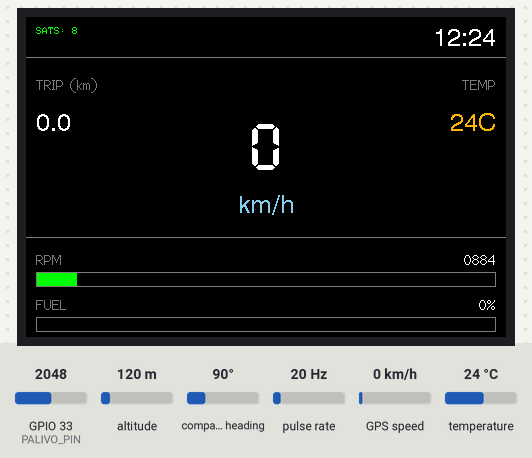
Simulated run of this program. Board: ESP32. On the bench: 480×320 colour display. Wiring (inferred from the names in the program): pulse sensor: data GPIO 25. The test bench sets the inputs (shaded band); at power-on: pulse rate 20 Hz, altitude 120 m, temperature 24 °C, GPS speed 0 km/h, GPIO 33 (PALIVO_PIN) = 2048, compass heading 90°. The GPS gets a fix after 3 s at 37.7749, -122.4194 with 8 satellites.

Above: at 3.6 s.
3.7 s: pulse rate (sensor on GPIO 25) set to 150 Hz
At 5.46 s:
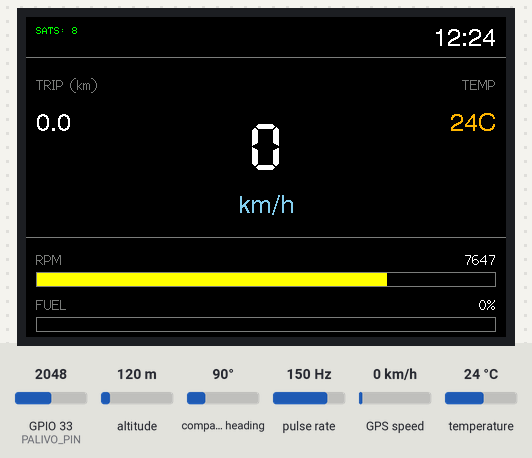
7.2 s: altitude set to 20 m
At 11.1 s:
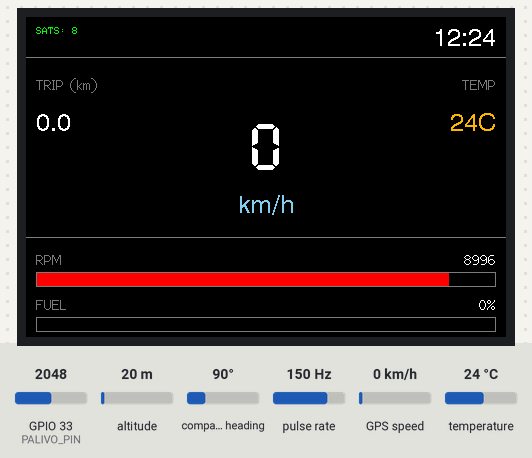
11.2 s: temperature set to 12 °C
At 12.3 s:
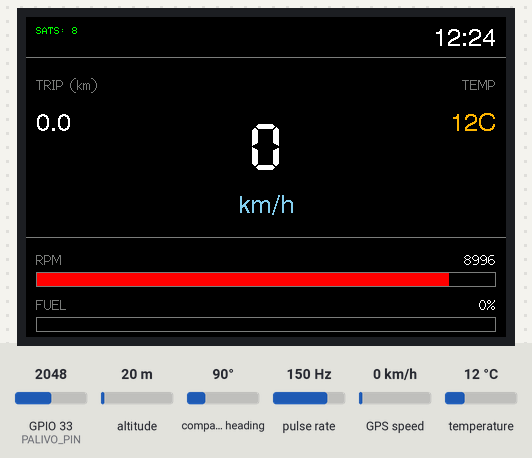
13.0 s: GPS speed set to 2 km/h
At 14.4 s:
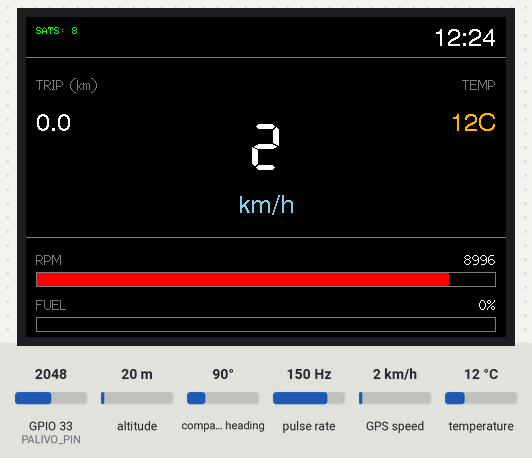
15.1 s: pulse rate (sensor on GPIO 25) set to 4 Hz
At 15.52 s:
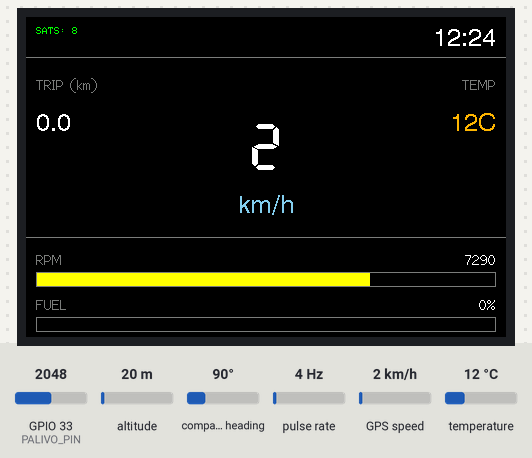
16.9 s: temperature set to 19 °C
At 17.73 s:
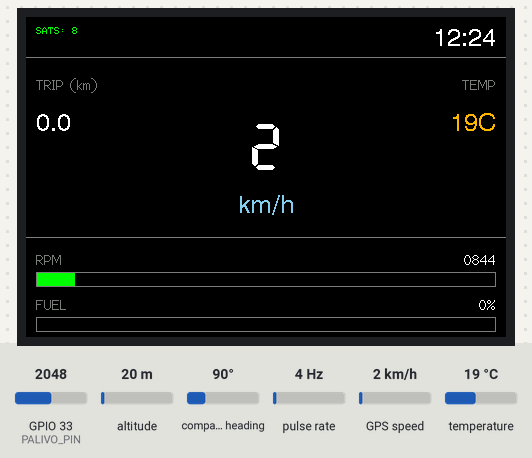

Measured:
- after the input at 11.2 s, the display: changes after 0.39 s (image 3)
- after the input at 13.0 s, the display: changes after 0.61 s (image 4)
- after the input at 15.1 s, the display: changes after 0.33 s (image 5)

The program:

main.cpp
```cpp
#include <Arduino.h>
#include <TFT_eSPI.h>
#include <TinyGPS++.h>
#include <OneWire.h>
#include <DallasTemperature.h>

// --- NASTAVENÍ PINŮ ---
#define ONE_WIRE_BUS 21 // Teplota
#define RPM_PIN 25      // Otáčkoměr
#define PALIVO_PIN 33   // Plovák nádrže

OneWire oneWire(ONE_WIRE_BUS);
DallasTemperature senzory(&oneWire);

TFT_eSPI tft = TFT_eSPI();
TinyGPSPlus gps;
HardwareSerial SerialGPS(2);

// --- PROMĚNNÉ PRO GPS A TEPLOTU ---
double tripVzdalenostKm = 0.0;
double posledniLat = 0.0;
double posledniLng = 0.0;
unsigned long posledniPrekresleni = 0;
unsigned long posledniMereniTeploty = 0;
float aktualniTeplota = 0.0;

// --- PROMĚNNÉ PRO OTÁČKOMĚR ---
volatile unsigned long casPoslednihoImpulsu = 0;
volatile unsigned long delkaImpulsuMicros = 0;
int aktualniRPM = 0;

// --- PROMĚNNÉ PRO PALIVOMĚR ---
int rawPlna = 130;
int rawPrazdna = 845;
int procentaPaliva = 0;
float vyhlazenyRawPalivo = -1.0; // Paměť pro extrémní softwarovou filtraci

// --- PAMĚŤ PRO PLYNULÉ VYKRESLOVÁNÍ (PROTI BLIKÁNÍ) ---
int staraSirkaRPM = -1;
uint16_t staraBarvaRPM = 0;
int staraSirkaFuel = -1;
uint16_t staraBarvaFuel = 0;

// --- FUNKCE PŘERUŠENÍ (RPM) ---
void IRAM_ATTR zmerOtacky() {
  unsigned long aktualniCas = micros();
  unsigned long rozdil = aktualniCas - casPoslednihoImpulsu;
  if (rozdil > 5000) {
    delkaImpulsuMicros = rozdil;
    casPoslednihoImpulsu = aktualniCas;
  }
}

// --- VYKRESLENÍ STATICKÉ GRAFIKY PRO 480x320 ---
void nakresliRozhrani() {
  tft.fillScreen(TFT_BLACK);

  // Horní dělicí čára pro stavovou lištu
  tft.drawLine(0, 40, 480, 40, TFT_DARKGREY);

  // Spodní dělicí čára pod rychlostí (prostřední panel)
  tft.drawLine(0, 220, 480, 220, TFT_DARKGREY);

  // Rámečky pro bargrafy (Vyplňovat se budou uvnitř)
  tft.drawRect(10, 255, 460, 15, TFT_DARKGREY);
  tft.drawRect(10, 300, 460, 15, TFT_DARKGREY);

  // Statické nápisy uprostřed
  tft.setTextDatum(MC_DATUM);
  tft.setTextColor(TFT_SKYBLUE, TFT_BLACK);
  tft.drawString("km/h", 240, 190, 4);

  // Statické nápisy vlevo
  tft.setTextDatum(TL_DATUM);
  tft.setTextColor(TFT_DARKGREY, TFT_BLACK);
  tft.drawString("TRIP (km)", 10, 60, 2);
  tft.drawString("RPM", 10, 235, 2);
  tft.drawString("FUEL", 10, 280, 2);

  // Statické nápisy vpravo
  tft.setTextDatum(TR_DATUM);
  tft.drawString("TEMP", 470, 60, 2);
}

void setup() {
  Serial.begin(115200);
  SerialGPS.begin(9600, SERIAL_8N1, 16, 17);

  senzory.begin();
  senzory.setWaitForConversion(false);
  senzory.requestTemperatures();

  pinMode(RPM_PIN, INPUT_PULLUP);
  attachInterrupt(digitalPinToInterrupt(RPM_PIN), zmerOtacky, FALLING);

  tft.init();
  tft.setRotation(1); // ZMĚNA ORIENTACE NA ŠÍŘKU
  tft.invertDisplay(true); // Ochrana proti bílému pozadí

  tft.fillScreen(TFT_BLACK);

  // Uvítací obrazovka
  tft.setTextColor(TFT_YELLOW, TFT_BLACK);
  tft.setTextDatum(MC_DATUM);
  tft.drawString("KEEWAY SYSTEM", 240, 160, 4);
  delay(2000);

  // Vykreslení statické "kostry" rozhraní
  nakresliRozhrani();
}

void loop() {
  while (SerialGPS.available() > 0) {
    gps.encode(SerialGPS.read());
  }

  // --- MĚŘENÍ TEPLOTY (1x za sekundu) ---
  if (millis() - posledniMereniTeploty > 1000) {
    posledniMereniTeploty = millis();
    aktualniTeplota = senzory.getTempCByIndex(0);
    senzory.requestTemperatures();
  }

  // --- PŘEKRESLENÍ DISPLEJE (5x za sekundu) ---
  if (millis() - posledniPrekresleni > 200) {
    posledniPrekresleni = millis();

    // --- VÝPOČET OTÁČEK ---
    if (micros() - casPoslednihoImpulsu > 500000) {
      aktualniRPM = 0;
    } else if (delkaImpulsuMicros > 0) {
      int vypocitaneRPM = 60000000 / delkaImpulsuMicros;
      aktualniRPM = (aktualniRPM * 0.8) + (vypocitaneRPM * 0.2);
    }

    // --- VÝPOČET PALIVA S EXTRÉMNÍ FILTRACÍ (EMA) ---
    int aktualniRaw = analogRead(PALIVO_PIN);

    // Rychlý náběh při prvním spuštění
    if (vyhlazenyRawPalivo < 0) {
      vyhlazenyRawPalivo = aktualniRaw;
    } else {
      // Magie filtru: 98 % staré hodnoty + 2 % z nového měření
      vyhlazenyRawPalivo = (vyhlazenyRawPalivo * 0.98) + (aktualniRaw * 0.02);
    }

    // Převod na procenta z vyhlazené hodnoty
    procentaPaliva = map((int)vyhlazenyRawPalivo, rawPrazdna, rawPlna, 0, 100);
    procentaPaliva = constrain(procentaPaliva, 0, 100);

    // --- VÝPOČET TRIPU ---
    if (gps.location.isUpdated() && gps.location.isValid()) {
      if (posledniLat != 0.0 && posledniLng != 0.0) {
        double vzdalenostMetry = TinyGPSPlus::distanceBetween(
          gps.location.lat(), gps.location.lng(),
          posledniLat, posledniLng
        );
        tripVzdalenostKm += (vzdalenostMetry / 1000.0);
      }
      posledniLat = gps.location.lat();
      posledniLng = gps.location.lng();
    }

    // ==========================================
    // --- KRESLENÍ DYNAMICKÝCH DAT NA DISPLEJ ---
    // ==========================================

    // 1. Hlava (Satelity a Čas)
    tft.setTextPadding(80);
    tft.setTextDatum(TL_DATUM);
    tft.setTextColor(TFT_GREEN, TFT_BLACK);
    tft.setCursor(10, 10);
    tft.printf("SATS: %d", gps.satellites.value());

    if (gps.time.isValid()) {
      tft.setTextDatum(TR_DATUM);
      tft.setTextColor(TFT_WHITE, TFT_BLACK);
      int hodina = gps.time.hour() + 2;
      if (hodina >= 24) hodina -= 24;
      char casString[10];
      sprintf(casString, "%02d:%02d", hodina, gps.time.minute());
      tft.drawString(casString, 470, 10, 4);
    }

    // 2. STŘEDOVÝ PANEL (RYCHLOST + TRIP + TEPLOTA)
    tft.setTextDatum(MC_DATUM);
    tft.setTextColor(TFT_WHITE, TFT_BLACK);
    tft.setTextPadding(150);
    tft.drawFloat(gps.speed.kmph(), 0, 240, 130, 7);

    tft.setTextDatum(TL_DATUM);
    tft.setTextColor(TFT_WHITE, TFT_BLACK);
    tft.setTextPadding(100);
    tft.drawFloat(tripVzdalenostKm, 1, 10, 95, 4);

    tft.setTextDatum(TR_DATUM);
    tft.setTextColor(TFT_ORANGE, TFT_BLACK);
    tft.setTextPadding(100);
    if (aktualniTeplota <= -100.0) {
      tft.drawString("ERR", 470, 95, 4);
    } else {
      char teplotaStr[10];
      sprintf(teplotaStr, "%.0fC", aktualniTeplota);
      tft.drawString(teplotaStr, 470, 95, 4);
    }

    // 3. BARGRAF PRO OTÁČKY
    tft.setTextDatum(TR_DATUM);
    tft.setTextColor(TFT_WHITE, TFT_BLACK);
    tft.setTextPadding(80);
    char rpmStr[10];
    sprintf(rpmStr, "%04d", aktualniRPM);
    tft.drawString(rpmStr, 470, 235, 2);

    int sirkaPruhuRPM = map(aktualniRPM, 0, 10000, 0, 458);
    sirkaPruhuRPM = constrain(sirkaPruhuRPM, 0, 458);

    uint16_t barvaRPM = TFT_GREEN;
    if (aktualniRPM > 7000) barvaRPM = TFT_YELLOW;
    if (aktualniRPM > 8500) barvaRPM = TFT_RED;

    if (sirkaPruhuRPM != staraSirkaRPM || barvaRPM != staraBarvaRPM) {
      if (barvaRPM != staraBarvaRPM || staraSirkaRPM == -1) {
        tft.fillRect(11, 256, sirkaPruhuRPM, 13, barvaRPM);
        tft.fillRect(11 + sirkaPruhuRPM, 256, 458 - sirkaPruhuRPM, 13, TFT_BLACK);
      } else {
        if (sirkaPruhuRPM > staraSirkaRPM) {
          tft.fillRect(11 + staraSirkaRPM, 256, sirkaPruhuRPM - staraSirkaRPM, 13, barvaRPM);
        } else {
          tft.fillRect(11 + sirkaPruhuRPM, 256, staraSirkaRPM - sirkaPruhuRPM, 13, TFT_BLACK);
        }
      }
      staraSirkaRPM = sirkaPruhuRPM;
      staraBarvaRPM = barvaRPM;
    }

    // 4. PALIVOMĚR
    tft.setTextDatum(TR_DATUM);
    tft.setTextColor(TFT_WHITE, TFT_BLACK);
    tft.setTextPadding(80);
    char fuelStr[10];
    sprintf(fuelStr, "%d%%", procentaPaliva);
    tft.drawString(fuelStr, 470, 280, 2);

    int sirkaPruhuFuel = map(procentaPaliva, 0, 100, 0, 458);
    sirkaPruhuFuel = constrain(sirkaPruhuFuel, 0, 458);

    uint16_t barvaFuel = TFT_GREEN;
    if (procentaPaliva < 25) barvaFuel = TFT_YELLOW;
    if (procentaPaliva < 10) barvaFuel = TFT_RED;

    if (sirkaPruhuFuel != staraSirkaFuel || barvaFuel != staraBarvaFuel) {
      if (barvaFuel != staraBarvaFuel || staraSirkaFuel == -1) {
        tft.fillRect(11, 301, sirkaPruhuFuel, 13, barvaFuel);
        tft.fillRect(11 + sirkaPruhuFuel, 301, 458 - sirkaPruhuFuel, 13, TFT_BLACK);
      } else {
        if (sirkaPruhuFuel > staraSirkaFuel) {
          tft.fillRect(11 + staraSirkaFuel, 301, sirkaPruhuFuel - staraSirkaFuel, 13, barvaFuel);
        } else {
          tft.fillRect(11 + sirkaPruhuFuel, 301, staraSirkaFuel - sirkaPruhuFuel, 13, TFT_BLACK);
        }
      }
      staraSirkaFuel = sirkaPruhuFuel;
      staraBarvaFuel = barvaFuel;
    }

    // Vynulování paddingu na konci
    tft.setTextPadding(0);
  }
}
```
